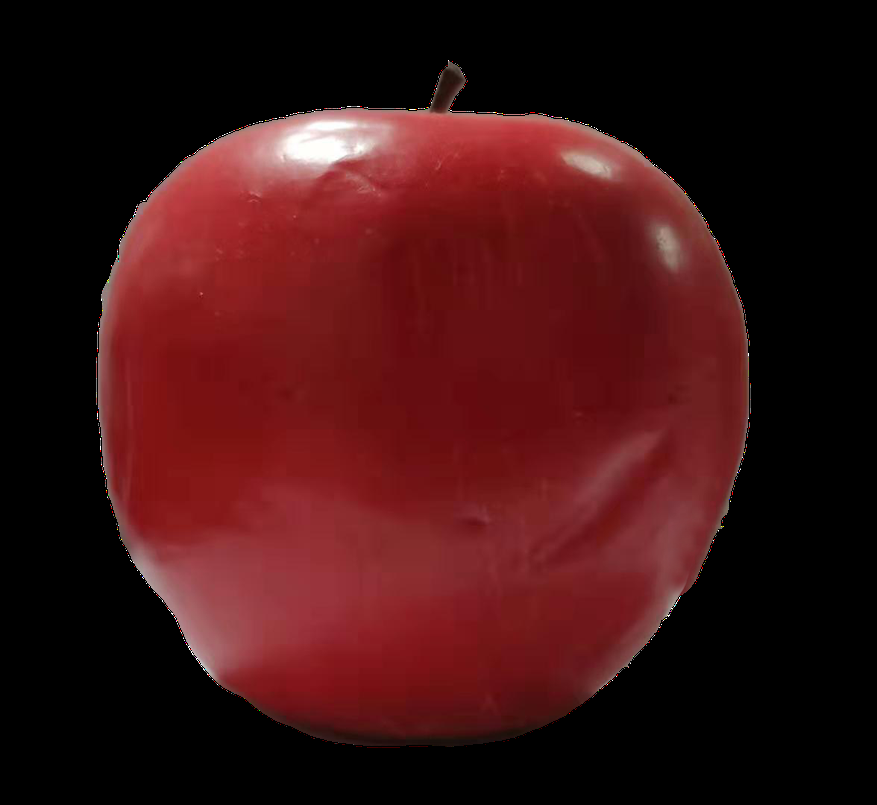
#> input picture 1.png, 877 x 805 px, shrunk from 1176 x 1080 before the run
$ python remove_background.py
#> lines starting #> are read from the running program, lines starting #| are printed output that depends on the picture; after the words box and inside, x2 and y2 are one past the last pixel; in counts of white or black regions, pixels touching at a corner belong together
import numpy as np
import cv2

img = cv2.imread('1.png', 0)
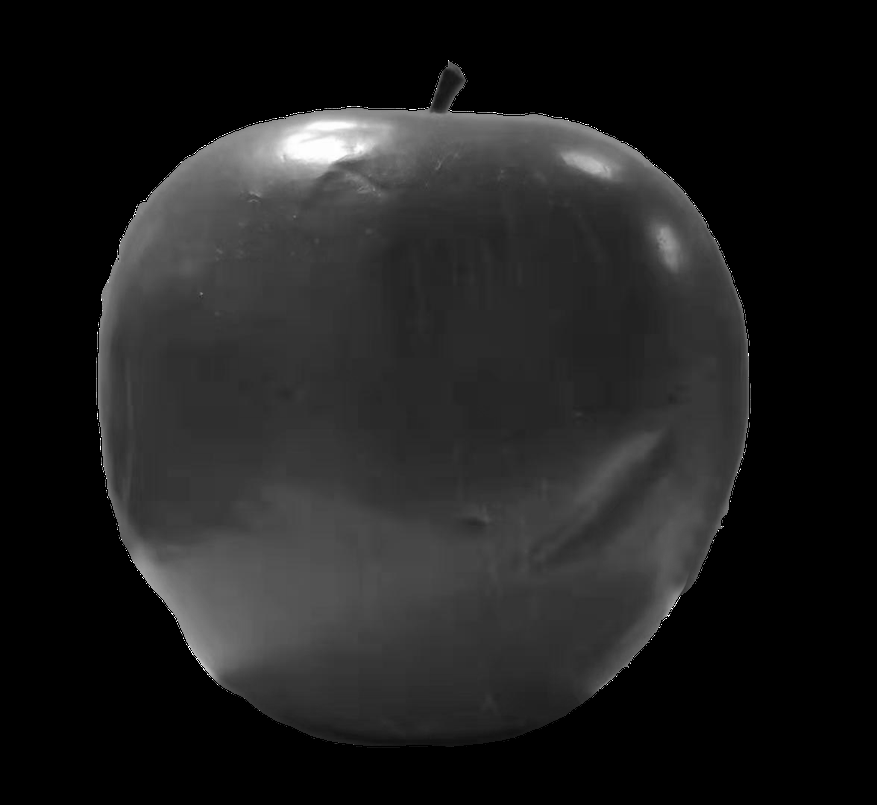
#> img: shape (805, 877); min 0, max 255, mean 31

_, thresh = cv2.threshold(img, 20, 150, cv2.THRESH_BINARY + cv2.THRESH_OTSU)
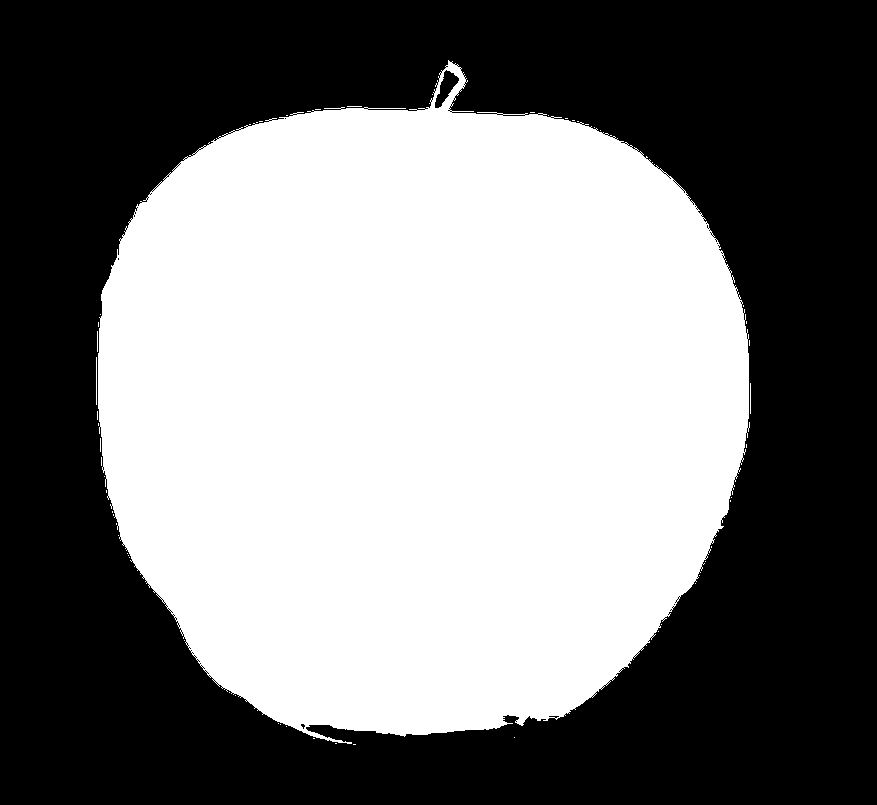
#> thresh: shape (805, 877); values 0 (black) and 150 (white), 48% white; 57 white regions (53 under 20 px), largest, box (x1, y1, x2, y2) and area: (98, 60, 750, 744) 338958, (96, 357, 97, 405) 48, (750, 383, 751, 414) 31, (97, 331, 98, 352) 21
edges = cv2.Canny(thresh, 30, 70)
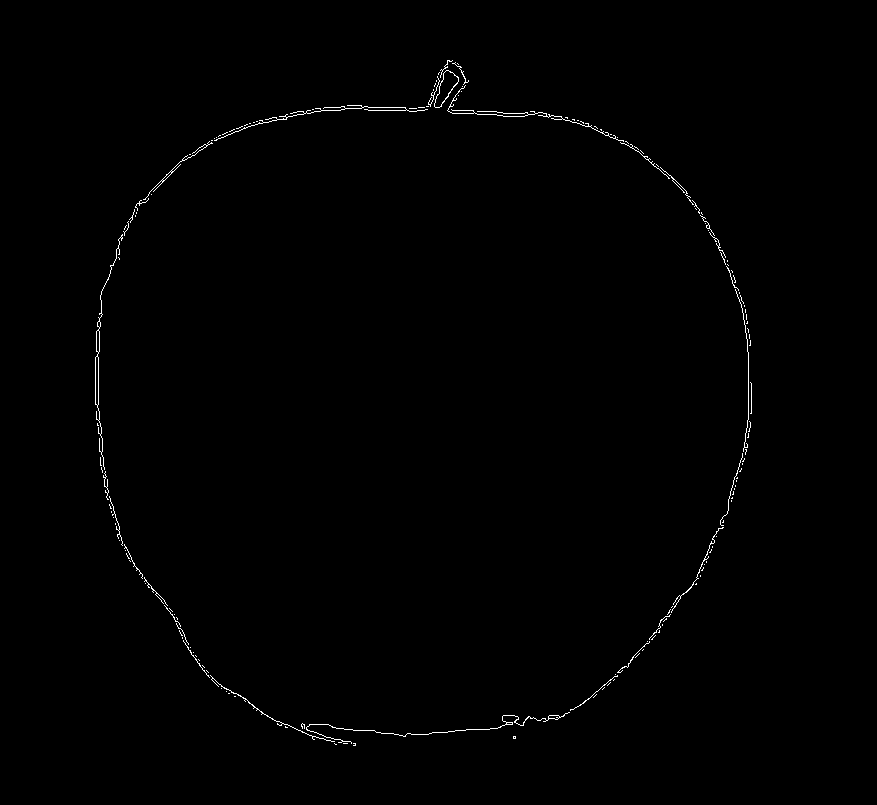
#> edges: shape (805, 877); 0.51% white in thin lines or dots, all inside (x1, y1, x2, y2) = (95, 60, 752, 746)
cv2.imshow('canny', np.hstack((img, thresh, edges)))
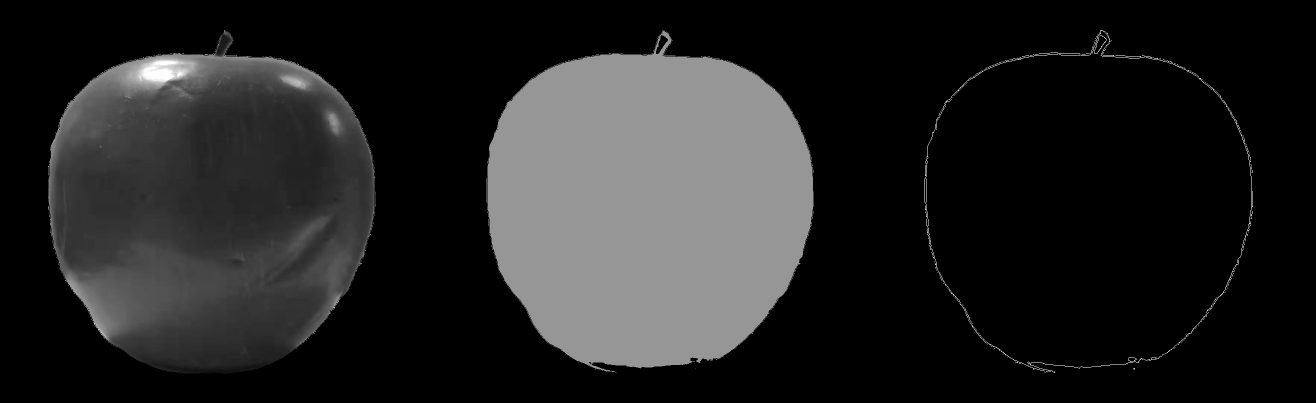
#> window 'canny': shape (805, 2631) (shown at 1/2 size); min 0, max 255, mean 34.8
cv2.waitKey(0)
# edges = cv2.Canny(img, 30, 70)  # canny边缘检测
# cv2.imshow('canny', np.hstack((img, edges)))
# cv2.waitKey(0)

$ run again, with 000.png copied over 1.png
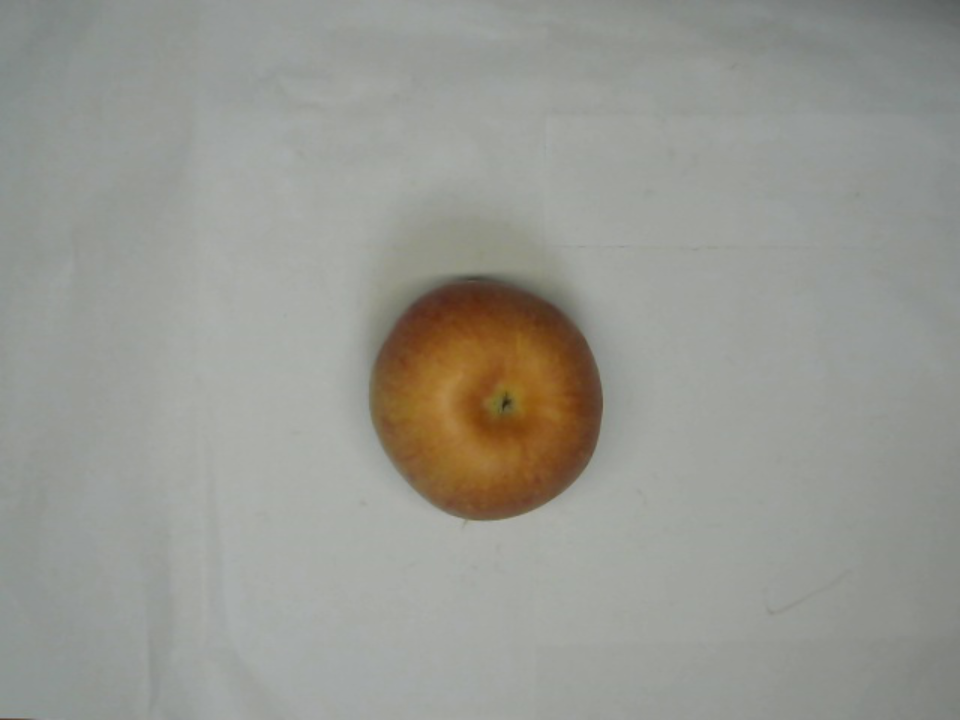
#> input picture 000.png, 960 x 720 px
#> `_, thresh = cv2.threshold(img, 20, 150, cv2.THRESH_BINARY + cv2.THRESH..`:
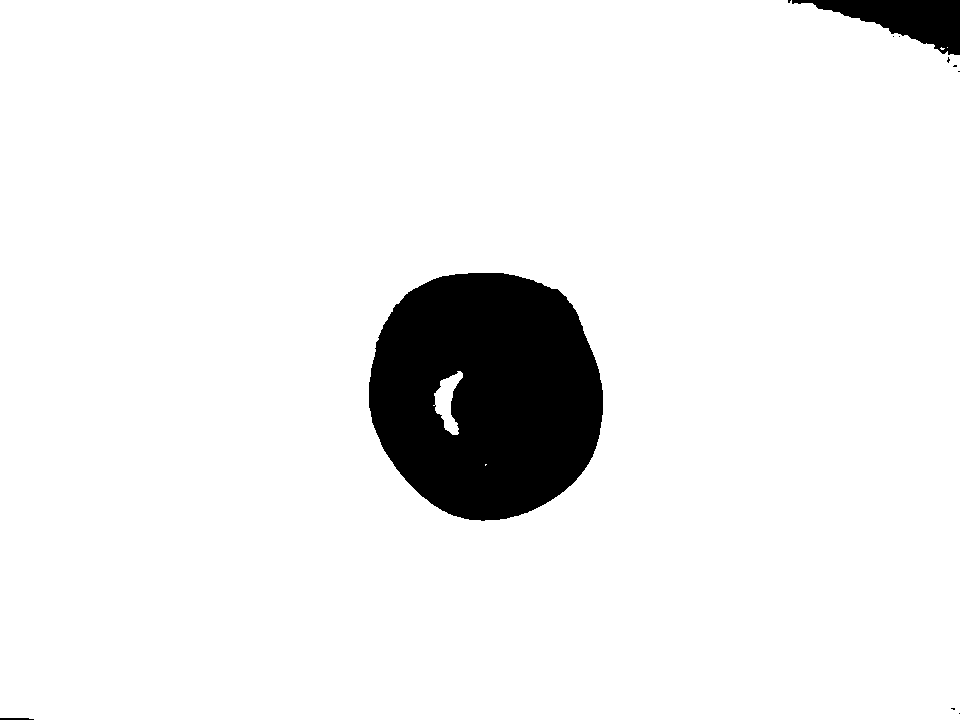
#> thresh: shape (720, 960); values 0 (black) and 150 (white), 92.8% white; 11 black regions (8 under 20 px), largest, box (x1, y1, x2, y2) and area: (369, 273, 603, 521) 45364, (792, 0, 960, 55) 4437, (0, 718, 34, 720) 63
#> edges: shape (720, 960); 0.18% white in thin lines or dots
#> `cv2.imshow('canny', np.hstack((img, thresh, edges)))`:
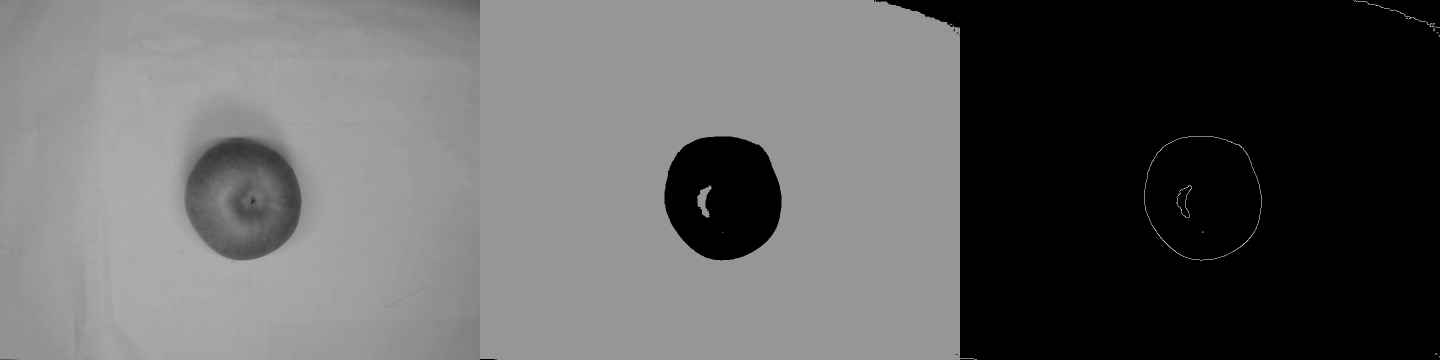
#> window 'canny': shape (720, 2880) (shown at 1/2 size); min 0, max 255, mean 96.8

$ run again, with 1015.png copied over 1.png
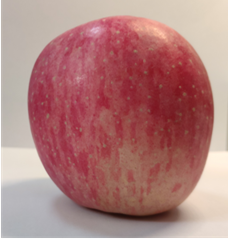
#> input picture 1015.png, 228 x 239 px
#> `_, thresh = cv2.threshold(img, 20, 150, cv2.THRESH_BINARY + cv2.THRESH..`:
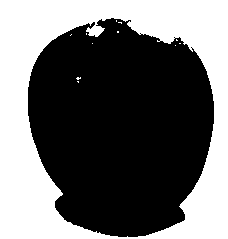
#> thresh: shape (239, 228); values 0 (black) and 150 (white), 42% white; 12 white regions (11 under 20 px), largest, box (x1, y1, x2, y2) and area: (0, 0, 228, 239) 22858
#> edges: shape (239, 228); 1.5% white in thin lines or dots, all inside (x1, y1, x2, y2) = (27, 17, 214, 237)
#> `cv2.imshow('canny', np.hstack((img, thresh, edges)))`:
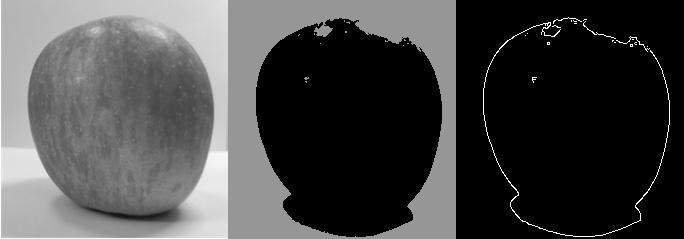
#> window 'canny': shape (239, 684); min 0, max 255, mean 70.8
